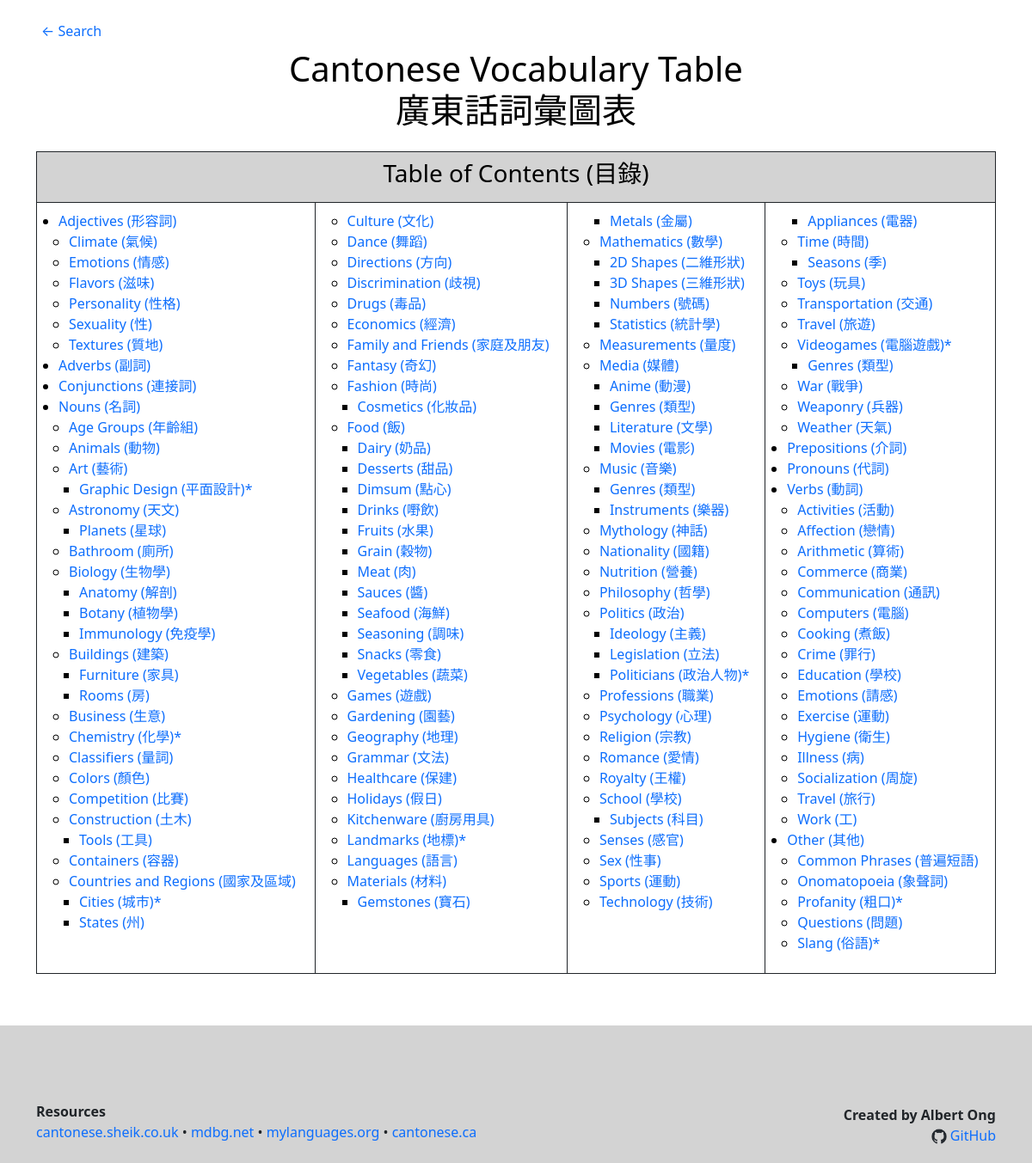
The app's page /pages/homepage.php, older data.
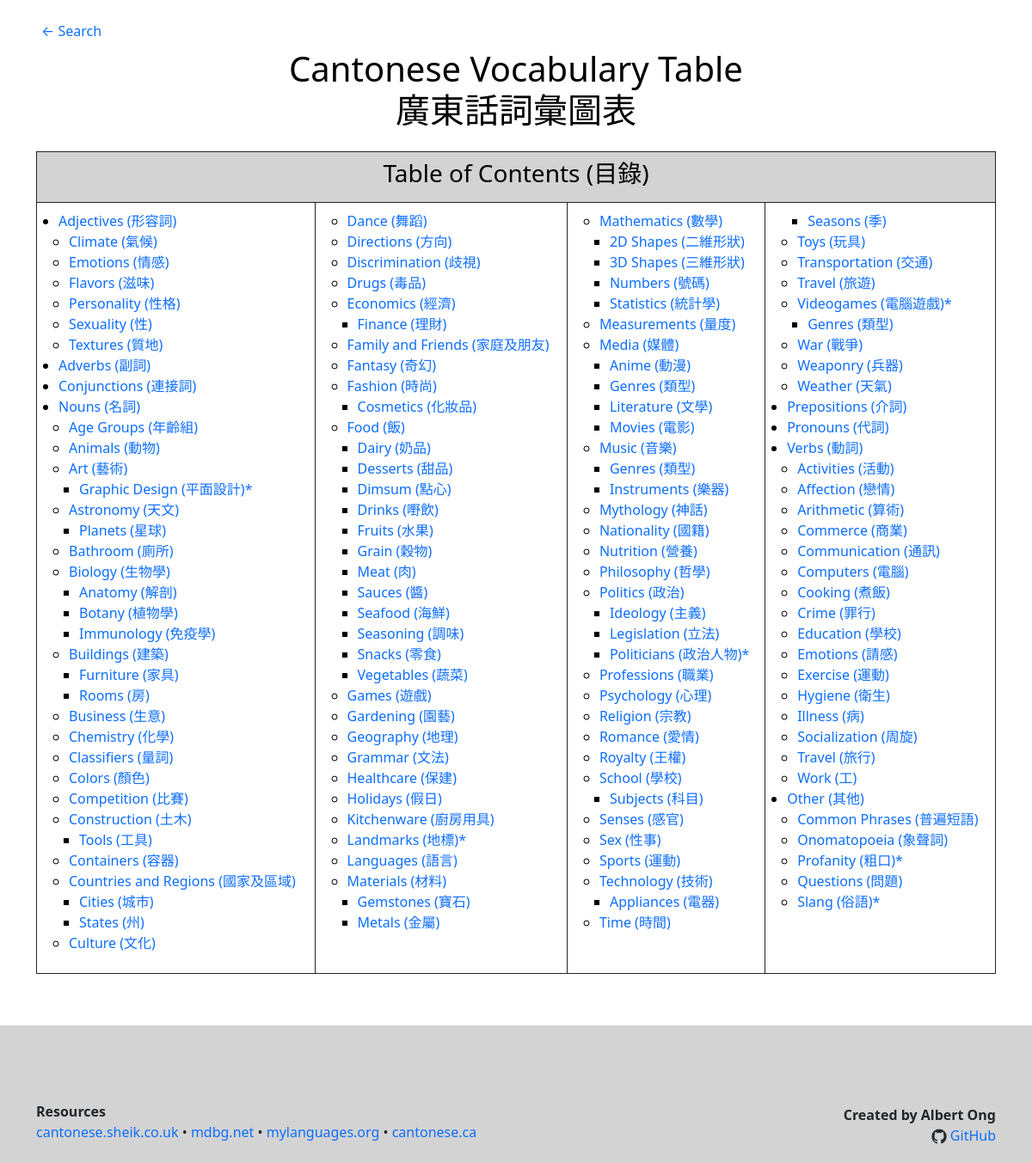
The same page, newer data.
### tables this page shows
CREATE TABLE "categories" (
	"name"	TEXT NOT NULL,
	"chinese"	TEXT NOT NULL,
	"parent"	TEXT,
	"parent2"	TEXT,
	"incomplete"	INTEGER DEFAULT 0,
	PRIMARY KEY("name","parent","parent2")
);

### pages/homepage.php (the view, shortened to what this page needs)
<?php
function print_categories($categories, $count = 1, $tab = 0) {
  $db = new SQLite3('../database/database.db');
  $res = $db -> query("SELECT COUNT(*) FROM categories");
  $total_categories= $res -> fetchArray()[0];
  $is_head = $count == 1;
  if ($is_head) {
    echo "<td>";
  }
  echo "<ul>";
  while ($row = $categories -> fetchArray()) {
    $name = $row["name"];
    $chinese = $row["chinese"];
    $parent = $row["parent"];
    $parent2 = $row["parent2"];
    $incomplete = $row["incomplete"];
    $dividing_indices = array();
    $columns = 4;
    for ($i = 1; $i < $columns; $i++) {
      $dividing_index = (floor($total_categories / $columns) * $i) + 2;
      array_push($dividing_indices, $dividing_index);
    }
    if (in_array($count, $dividing_indices)) {
        $head = str_repeat("</ul>\n", $tab + 1);
        $tail = str_repeat("<ul>\n", $tab + 1);
        echo "$head</td>\n<td>$tail";
    }
    $incomplete_tag = ($incomplete ? "<span title='incomplete'>*</span>" : "");
    $category_vars = "name=$name&parent=$parent&parent2=$parent2&chinese=$chinese";
    echo "<li><a href='category.php?$category_vars'>$name ($chinese)$incomplete_tag</a></li>\n";
    $res = $db -> query("SELECT COUNT(*) FROM categories WHERE parent is '$name'");
    $has_subcategories = $res -> fetchArray()[0] != 0;
    if ($has_subcategories) {
      $query = "SELECT * FROM categories
                WHERE parent is '$name'
                ORDER BY name";
      $subcategories = $db -> query($query);
      $count = print_categories($subcategories, $count + 1, $tab + 1);
    }
    else {
      $count += 1;
    }
  }
  echo "</ul>\n";
  $is_tail = $count == $total_categories;
  return $count;
}
?>
<html>
<head>
<link href="https://cdn.jsdelivr.net/npm/bootstrap@5.0.2/dist/css/bootstrap.min.css" rel="stylesheet">
<link rel="stylesheet" href="../assets/custom.css">
</head>
<body>
<div class="mx-5 mt-4">
  <a href="search.php">← Search</a>
</div>
<h1 class="mt-2">Cantonese Vocabulary Table<br>廣東話詞彙圖表</h1>
<div class="container w-100">
  <table class="table table-bordered border-dark text-black mt-4 mb-5">
    <tr class="bg-lightgray">
      <td colspan="4"><h3>Table of Contents (目錄)</h3></td>
    </tr>
    <tr>
      <?php
      $db = new SQLite3('../database/database.db');
      $categories = $db -> query("SELECT * FROM categories WHERE parent IS NULL");
      print_categories($categories);
      ?>
    </tr>
  </table>
</div>
<nav class="navbar navbar-expand-lg navbar-light bg-lightgray h-20 d-flex align-items-end" style="margin-top: 5%;">
  <div class="container">
    <div class="navbar-collapse">
      <ul class="list-unstyled">
      <li><strong>Resources</strong></li>
      <li>
         <a target="_blank" href="http://www.cantonese.sheik.co.uk/">cantonese.sheik.co.uk</a>
       • <a target="_blank" href="https://www.mdbg.net/chinese/dictionary">mdbg.net</a>
       • <a target="_blank" href="http://mylanguages.org/learn_cantonese.php">mylanguages.org</a>
       • <a target="_blank" href="https://cantonese.ca/">cantonese.ca</a>
      </li>
      </ul>
      <div class="ms-auto mb-2 text-end">
        <strong>Created by Albert Ong</strong><br>
        <img src="../assets/github_icon.png" height="18px">
        <a class="ml-5" target="_blank" href="https://github.com/Albert-C-Ong/Cantonese-Vocabulary-Table">GitHub</a>
      </div>
    </div>
  </div>
</nav>
</body>
</html>

### assets/custom.css (style rules this page uses)
body { min-height: 100%; }
h1, h2, h3 { color: black; text-align: center; }
a { text-decoration: none; }
.bg-lightgray { background-color: lightgray; }
.h-20 { height: 20%; }
.text-black { color: black; }

### pages/homepage.php (style rules this page uses)
.table ul { margin-left: -15px; }
.table ul ul { margin-left: -20px; }

Row changes from the older to the newer data that the page shows:
added categories: name "Finance", chinese "理財", shown under "Economics"
